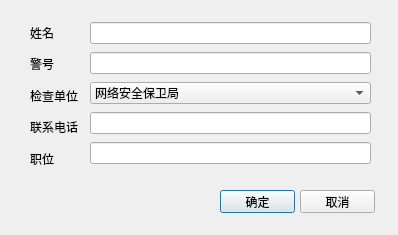
<?xml version="1.0" encoding="UTF-8"?>
<ui version="4.0">
 <class>addPersonDialog</class>
 <widget class="QDialog" name="addPersonDialog">
  <property name="geometry">
   <rect>
    <x>0</x>
    <y>0</y>
    <width>398</width>
    <height>235</height>
   </rect>
  </property>
  <property name="windowTitle">
   <string>Dialog</string>
  </property>
  <widget class="QPushButton" name="pushButton">
   <property name="geometry">
    <rect>
     <x>220</x>
     <y>190</y>
     <width>75</width>
     <height>23</height>
    </rect>
   </property>
   <property name="text">
    <string>确定</string>
   </property>
  </widget>
  <widget class="QPushButton" name="pushButton_2">
   <property name="geometry">
    <rect>
     <x>300</x>
     <y>190</y>
     <width>75</width>
     <height>23</height>
    </rect>
   </property>
   <property name="text">
    <string>取消</string>
   </property>
  </widget>
  <widget class="QLabel" name="label_18">
   <property name="geometry">
    <rect>
     <x>20</x>
     <y>30</y>
     <width>8</width>
     <height>8</height>
    </rect>
   </property>
   <property name="text">
    <string/>
   </property>
   <property name="pixmap">
    <pixmap>:/icon/image/asterisk.png</pixmap>
   </property>
   <property name="scaledContents">
    <bool>true</bool>
   </property>
  </widget>
  <widget class="QLabel" name="label_19">
   <property name="geometry">
    <rect>
     <x>20</x>
     <y>90</y>
     <width>8</width>
     <height>8</height>
    </rect>
   </property>
   <property name="text">
    <string/>
   </property>
   <property name="pixmap">
    <pixmap>:/icon/image/asterisk.png</pixmap>
   </property>
   <property name="scaledContents">
    <bool>true</bool>
   </property>
  </widget>
  <widget class="QLabel" name="label_20">
   <property name="geometry">
    <rect>
     <x>20</x>
     <y>60</y>
     <width>8</width>
     <height>8</height>
    </rect>
   </property>
   <property name="text">
    <string/>
   </property>
   <property name="pixmap">
    <pixmap>:/icon/image/asterisk.png</pixmap>
   </property>
   <property name="scaledContents">
    <bool>true</bool>
   </property>
  </widget>
  <widget class="QWidget" name="">
   <property name="geometry">
    <rect>
     <x>30</x>
     <y>20</y>
     <width>54</width>
     <height>151</height>
    </rect>
   </property>
   <layout class="QVBoxLayout" name="verticalLayout">
    <item>
     <widget class="QLabel" name="label">
      <property name="styleSheet">
       <string notr="true">font: 10pt &quot;Agency FB&quot;;</string>
      </property>
      <property name="text">
       <string>姓名</string>
      </property>
     </widget>
    </item>
    <item>
     <widget class="QLabel" name="label_5">
      <property name="styleSheet">
       <string notr="true">font: 10pt &quot;Agency FB&quot;;</string>
      </property>
      <property name="text">
       <string>警号</string>
      </property>
     </widget>
    </item>
    <item>
     <widget class="QLabel" name="label_2">
      <property name="styleSheet">
       <string notr="true">font: 10pt &quot;Agency FB&quot;;</string>
      </property>
      <property name="text">
       <string>检查单位</string>
      </property>
     </widget>
    </item>
    <item>
     <widget class="QLabel" name="label_4">
      <property name="styleSheet">
       <string notr="true">font: 10pt &quot;Agency FB&quot;;</string>
      </property>
      <property name="text">
       <string>联系电话</string>
      </property>
     </widget>
    </item>
    <item>
     <widget class="QLabel" name="label_3">
      <property name="styleSheet">
       <string notr="true">font: 10pt &quot;Agency FB&quot;;</string>
      </property>
      <property name="text">
       <string>职位</string>
      </property>
     </widget>
    </item>
   </layout>
  </widget>
  <widget class="QWidget" name="">
   <property name="geometry">
    <rect>
     <x>90</x>
     <y>20</y>
     <width>281</width>
     <height>151</height>
    </rect>
   </property>
   <layout class="QVBoxLayout" name="verticalLayout_2">
    <item>
     <widget class="QLineEdit" name="nameLineEdit"/>
    </item>
    <item>
     <widget class="QLineEdit" name="numLineEdit"/>
    </item>
    <item>
     <widget class="QComboBox" name="comboBox">
      <item>
       <property name="text">
        <string>网络安全保卫局</string>
       </property>
      </item>
     </widget>
    </item>
    <item>
     <widget class="QLineEdit" name="lineEdit_3"/>
    </item>
    <item>
     <widget class="QLineEdit" name="lineEdit_4"/>
    </item>
   </layout>
  </widget>
 </widget>
 <resources/>
 <connections>
  <connection>
   <sender>pushButton_2</sender>
   <signal>clicked()</signal>
   <receiver>addPersonDialog</receiver>
   <slot>close()</slot>
   <hints>
    <hint type="sourcelabel">
     <x>352</x>
     <y>201</y>
    </hint>
    <hint type="destinationlabel">
     <x>383</x>
     <y>169</y>
    </hint>
   </hints>
  </connection>
 </connections>
</ui>
